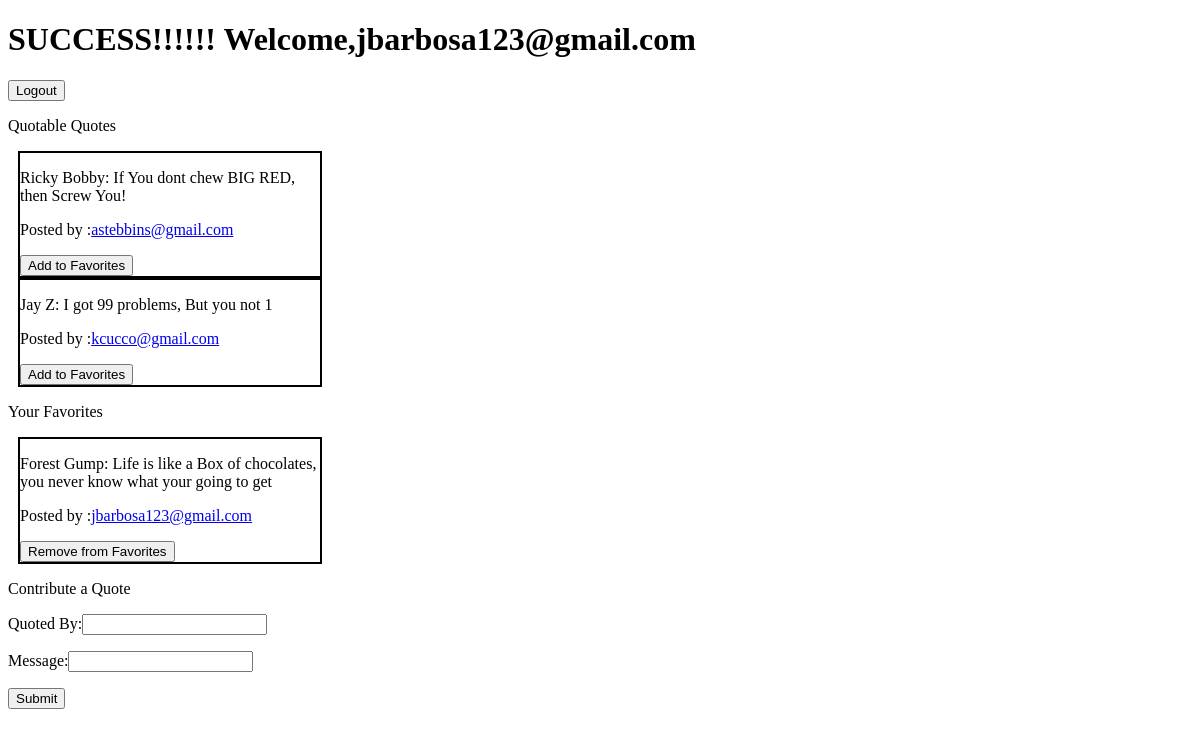
/success (signed in), run on the app's committed database.
### ExamRetakeApp/models.py (models this page shows)
class User(models.Model):
    email_address = models.CharField(max_length=55)
    password = models.CharField(max_length=55)
    created_at = models.DateTimeField(auto_now_add=True)
    updated_at = models.DateTimeField(auto_now=True)
    objects = UserManager()

class Quote(models.Model):
    quote = models.TextField()
    quoter = models.CharField(max_length=55,default="name")
    added_by = models.ForeignKey(User, related_name="quoteuploaded", on_delete = models.CASCADE)
    favoredquote = models.ManyToManyField(User, related_name = "favoredaquote")
    created_at = models.DateTimeField(auto_now_add=True)
    updated_at = models.DateTimeField(auto_now=True)
    objects = QuoteManager()

### ExamRetakeApp/views.py (the view)
# urls.py: path('success',views.success),
def success(request):
    loggedinuser = User.objects.get(id = request.session['loggedinid'])
    userinfo = Quote.objects.all()
    notfavored = Quote.objects.exclude(favoredquote = loggedinuser)
    useruploaded = Quote
    context ={
        'loggedinuser' : loggedinuser,
        'userinfo' : userinfo,
        'likedquotes': Quote.objects.filter(favoredquote=loggedinuser),
        'notfavored' : notfavored
    }
    return render(request,'success.html',context)

### ExamRetakeApp/templates/success.html (shortened to what this page needs)
<!DOCTYPE html>
<html lang="en">
<head>
</head>
<body>
    <div class="container">
        <h1>SUCCESS!!!!!! Welcome,{{loggedinuser.email_address}}</h1>
        <a href="/logout"><button>Logout</button></a>
        <div class="notfavored">
            <p>Quotable Quotes</p>
            {% for quotes in notfavored %}
                <div class="unfavored">
                    <p>{{quotes.quoter}}: {{quotes.quote}}</p>
                    <p>Posted by :<a href="/users/{{quotes.added_by.id}}">{{quotes.added_by.email_address}}</a> </p>
                    <a href="/add/{{quotes.id}}"> <button>Add to Favorites</button></a>
                </div>
            {% endfor %}
        </div>
        <div class="favored">
            <p>Your Favorites</p>
            {% for quote in likedquotes %}
                <div class="liked">
                    <p>{{quote.quoter}}: {{quote.quote}}</p>
                    <p>Posted by :<a href="/users/{{quote.added_by.id}}">{{quote.added_by.email_address}}</a> </p>
                    <a href="/remove/{{quote.id}}"> <button>Remove from Favorites</button></a>
                </div>
            {% endfor %}
        </div>
        <div class="newquote">
            <p>Contribute a Quote</p>
            <form action="/create" method="post">
                <p>Quoted By:<input type="text" name="quotedby" id=""></p>
                <p>Message:<input type="text" name="message" id=""></p>
                <input type="submit" value="Submit">
            </form>
        </div>
    </div>
</body>
</html>

### ExamRetakeApp/templates/success.html (style rules this page uses)
.container { width:850px; }
.unfavored { margin-left: 10px; width:300px; border: 2px solid black; }
.liked { margin-left: 10px; vertical-align: right; width:300px; border: 2px solid black; }

### data on the page
User: email_address "jbarbosa123@gmail.com"
Quote: quoter "Ricky Bobby", quote "If You dont chew BIG RED, then Screw You!", added_by.email_address "astebbins@gmail.com"
Quote: quoter "Jay Z", quote "I got 99 problems, But you not 1", added_by.email_address "kcucco@gmail.com"
Quote: quoter "Forest Gump", quote "Life is like a Box of chocolates, you never know what your going to get", added_by.email_address "jbarbosa123@gmail.com"
